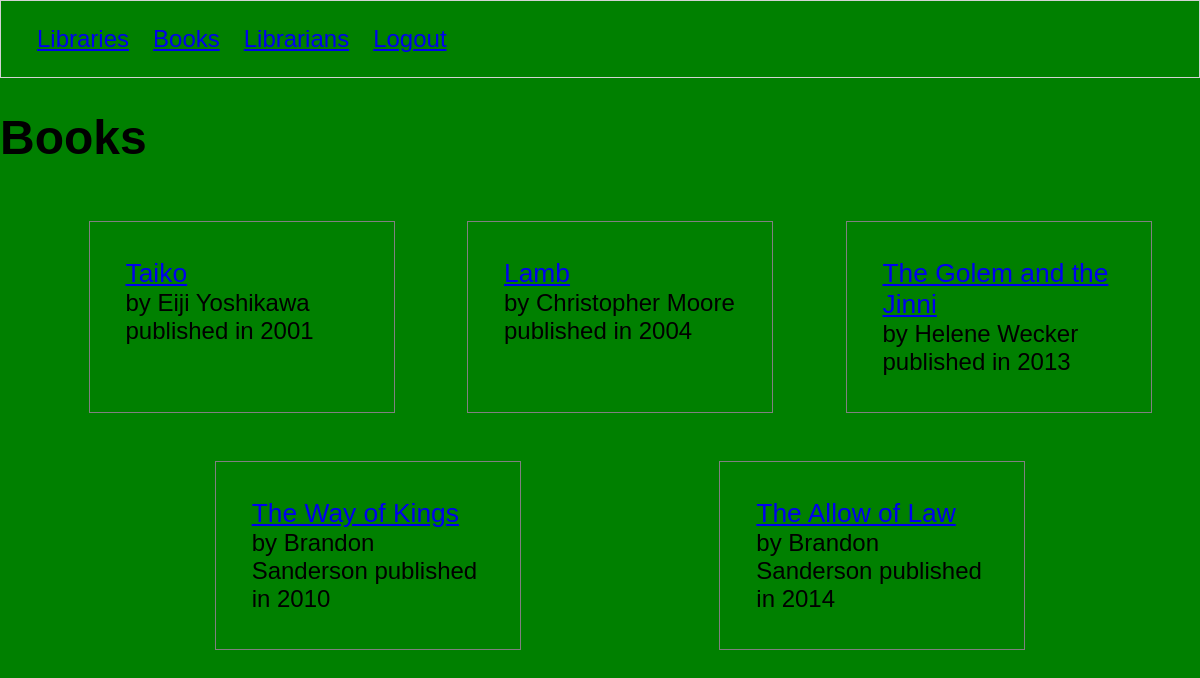
/books/ (signed in), run on an earlier commit of the app's database.
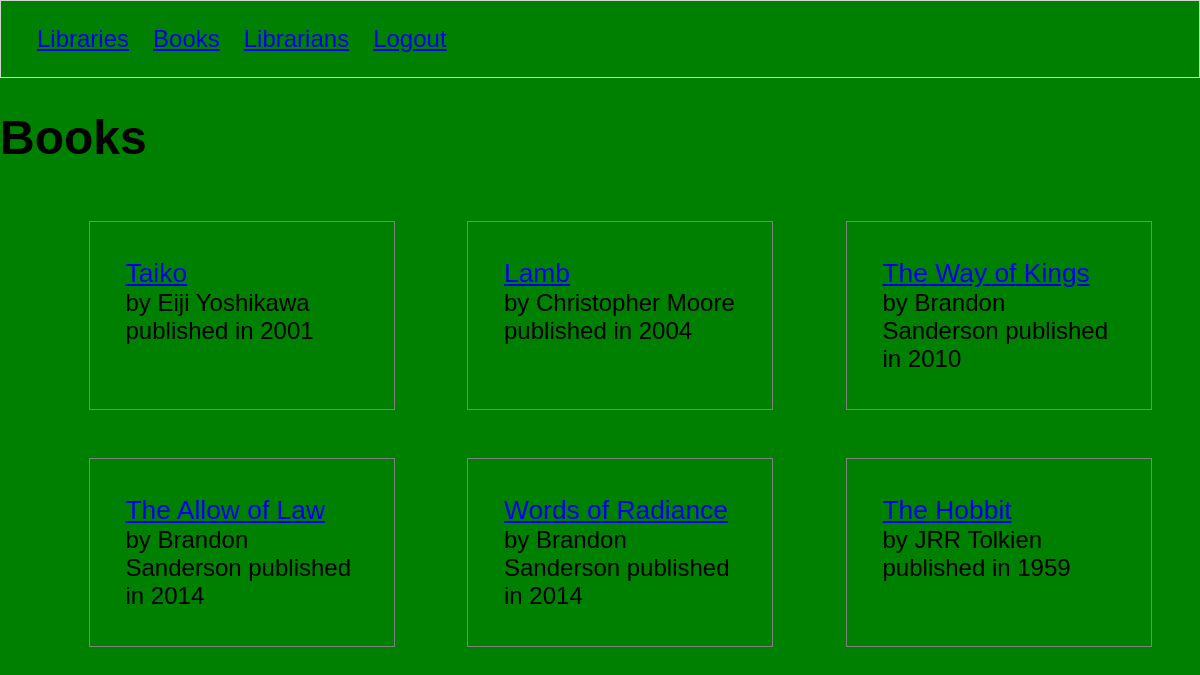
And on a later commit of the database.
### libraryapp/models/book.py (models this page shows, shortened)
class Book (models.Model):
    title = models.CharField(max_length=50)
    ISBN_number = models.CharField(max_length=50)
    author = models.CharField(max_length=50)
    year_published = models.IntegerField()
    location = models.ForeignKey(Library, on_delete=models.CASCADE)
    librarian = models.ForeignKey(Librarian, on_delete=models.CASCADE)

### libraryapp/views/books/list.py (the view, shortened to what this page needs)
# urls.py: path('books/', book_list, name='books'),
@login_required
def book_list(request):
    if request.method == 'GET':
        with sqlite3.connect(Connection.db_path) as conn:
            conn.row_factory = model_factory(Book)
            db_cursor = conn.cursor()
            db_cursor.execute("""
            select
                b.id,
                b.title,
                b.ISBN_number,
                b.author,
                b.year_published,
                b.librarian_id,
                b.location_id
            from libraryapp_book b
            """)
            all_books = db_cursor.fetchall()
        template = 'books/list.html'
        context = {
            'all_books': all_books
        }
        return render(request, template, context)

### libraryapp/models/modelfactory.py (called while the page is built)
def model_factory(model_type):
    def create(cursor, row):
        instance = model_type()
        smart_row = sqlite3.Row(cursor, row)
        for col in smart_row.keys():
            setattr(instance, col, smart_row[col])
        return instance
    return create

### libraryapp/templates/books/list.html
{% extends 'shared/base.html' %}
{% load static %}
{% block css %}
    <link rel="stylesheet" href="{% static 'libraryapp/styles/books.css' %}" />
{% endblock %}
{% block content %}
    <h1>Books</h1>
    <ol class='books'>
    {% for book in all_books %}
        <li class='book'>
    <a class='book__title' href="{% url 'libraryapp:book' book.id %}"> {{ book.title }} </a>
    <div class='book__descriptions'> by {{book.author}} published in {{book.year_published}} </div>
</li>
    {% endfor %}
    </ol>
  </body>
{% endblock %}

### libraryapp/templates/shared/base.html (shortened to what this page needs)
{% load static %}
<!DOCTYPE html>
<html>
<head>
    <link rel="stylesheet" href="{% static 'libraryapp/styles/base.css' %}" />
    {% block css %}
    {% endblock %}
</head>
<body>
    <nav id="site-nav">
        <ol class="navList">
            <li class="navList__route"><a href="{% url 'libraryapp:libraries' %}">Libraries</a></li>
            <li class="navList__route"><a href="{% url 'libraryapp:books' %}">Books</a></li>
            <li class="navList__route"><a href="{% url 'libraryapp:librarians' %}">Librarians</a></li>
            <li class="navList__route"><a href="{% url 'libraryapp:logout' %}">Logout</a></li>
        </ol>
    </nav>
    {% block content %}
    {% endblock %}
</body>
</html>

### libraryapp/static/libraryapp/styles/base.css (style rules this page uses)
body { margin: 0; padding: 0; font-size: 1.5em; font-family: 'Gill Sans', 'Gill Sans MT', Calibri, 'Trebuchet MS', sans-serif; }
.navList { list-style-type: none; display: flex; border: 1px solid lightgray; padding: 1em; margin: 0; }
.navList__route { margin: 0 0.5em; }

### libraryapp/static/libraryapp/styles/books.css (style rules this page uses)
body { background-color: green; }
.books { list-style: none; display: flex; flex-wrap: wrap; justify-content: space-evenly; }
.book { flex-basis: 20%; padding: 0 2em 0.5em 2em; border: 1px solid gray; margin: 1em; padding: 1.5em; }
.book__title { font-size: 1.1em; }

What changed in the data, as far as the page shows it:
removed Book: title "The Golem and the Jinni", author "Helene Wecker", year_published "2013"
added Book: title "Words of Radiance", author "Brandon Sanderson", year_published "2014"
added Book: title "The Hobbit", author "JRR Tolkien", year_published "1959"
